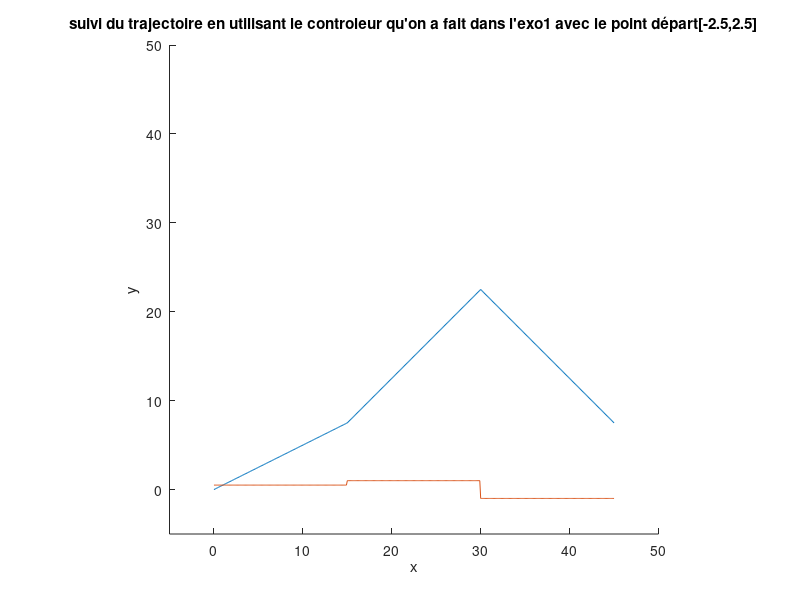

Here is the MATLAB script that generated this plot: (Note: this script raises an error after producing the figure.)
function Ex2_1
clear all;
close all;
clc; 
%exo2 suivi de tracjectoire
%Première contrôleur pour suivre la trajectoire donnée
% Pour cette partie, il existe deux contrôleurs, on suppose qu’il y a point qui bouge dans la
% trajectoire référence en fonction du temps, et on utilise le contrôleur qu’on a appliqué dans
% l’exercice 1.
% xpoint=[u(1)*cos(theta)-lx*u(2)*sin(theta);u(1)*sin(theta)+lx*u(2)*cos(theta);u(2)];
    function xpoint=f(x,u)
        theta=x(3);
        xpoint=[u(1)*cos(theta);u(1)*sin(theta);u(2)];
    end
%exo2 suivi de tracjectoire
%choix du trajectoire référentielle
%xrt=t;yrt=sin(t);
% les gains de commande
krho = 1  ;
kalpha= 5;
kbeta= -10;
Tfinal=45;dt=0.1;
X=[-2.5;2.5;0];
xr=0:dt:Tfinal;
i=1;
%creer le trajectoire suivi,on ajoute xr,yr et thetar pour chqaue point du
%trajectoire 
for t=0:dt:(Tfinal/3)
    yr(1,i)=0.5*t;
    thetar(1,i)=0.5;  
    i=i+1;
end
i=151;
for t=(Tfinal/3):dt:(2*Tfinal/3)
    yr(1,i)=t-7.5;
    thetar(1,i)=1;
    i=i+1;
end
i=301;
for t=(2*Tfinal/3):dt:Tfinal
    yr(1,i)=-t+52.5;
    thetar(1,i)=-1;
    i=i+1;
end

figure(1);
title("suivi du trajectoire en utilisant le controleur qu'on a fait dans l'exo1 avec le point départ[-2.5,2.5]")
xlabel("x")
ylabel("y")
hold on;
set(gcf,'position',[300 0 1000 1500 ]);
hold on;
axis([-5 50 -5 50]); axis square;
plot(xr,yr(1,:))
hold on;
plot(xr,thetar(1,:));


i=1;
point1=[];  
point2=[];
point1=[point1,X(1)];
point2=[point2,X(2)];

for t=0:dt:Tfinal
    
    D=[xr(1,i),yr(1,i)];betad=thetar(1,i);%La différence avec l’exercice 1 est que les deux positions varient au cours du temps. De
                                          %cette façon, on a réalisé un point mobile sur le chemin de suivi.
    trace_robot(X,'blue');
    drawnow();  
    rho = sqrt((D(1)-X(1))^2 + (D(2)-X(2))^2);%définir le controleur
    beta= atan2(D(2)-X(2),D(1)-X(1));
    alpha=beta-X(3);
    %if (rho < 0.1) break; end
    U(1)=krho*rho;%Vitesse linéaire
    U(2)=kalpha*alpha+kbeta*(betad-beta);%vitesse angulaire
    X=X+f(X,U)*dt;
    point1(1,i+1)=X(1);
    point2(1,i+1)=X(2);
    disp(X)
    i=i+1;
    
end



%
figure(2);
set(gcf,'position',[300 0 1000 1500 ]);
hold on;
axis([-5 50 -5 50]); axis square;
hold on;
plot(xr,yr(1,:))
hold on;
plot(xr,thetar(1,:));
hold on;
plot(point1,point2,"-k","LineWidth",1.5)
hold on;
title("le trajectoire du centre du robot avec le point départ[-2.5,2.5]")
xlabel("x")
ylabel("y")
legend("le trajectoire suivi","thetar or betad","trajectoire du centre du robot")


end
